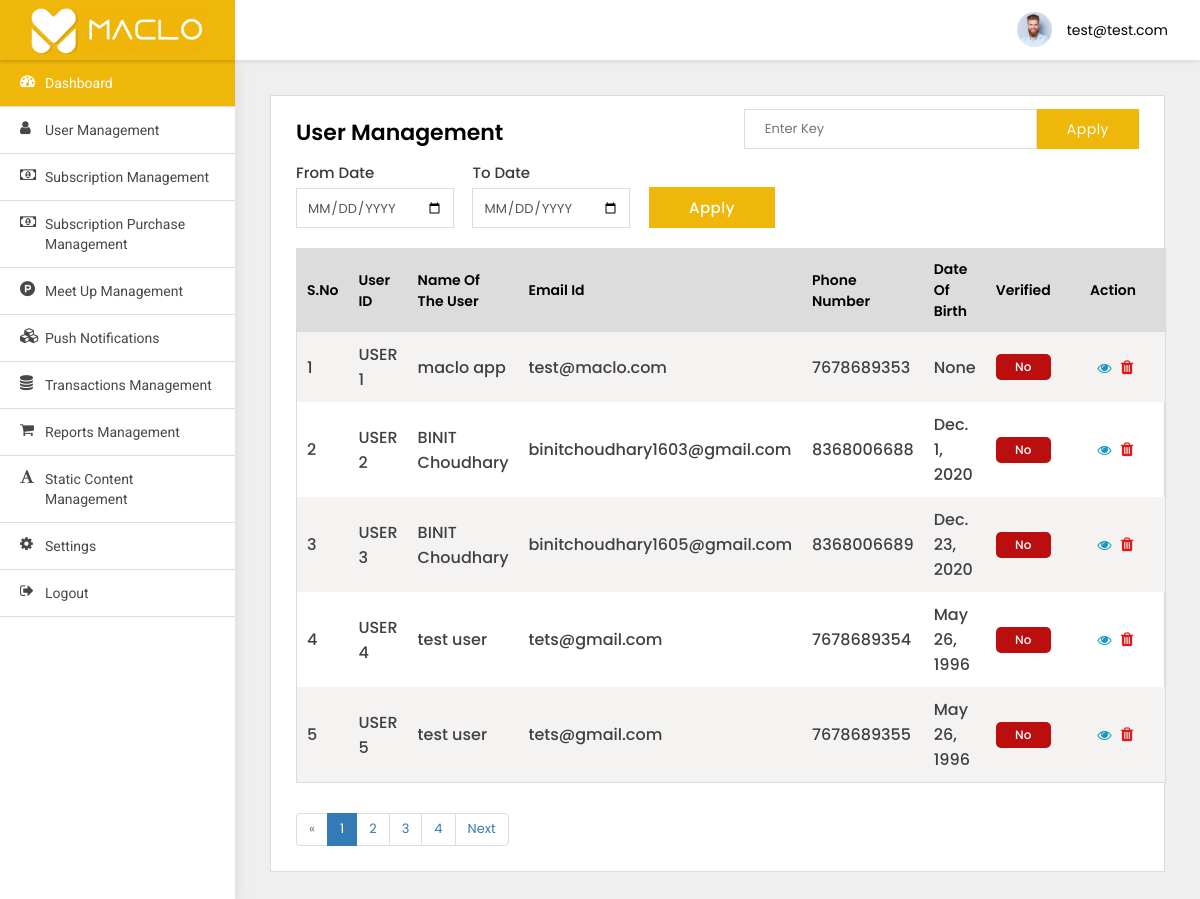
Page /adminpanel/users-list/ (signed in) on the earlier database version.
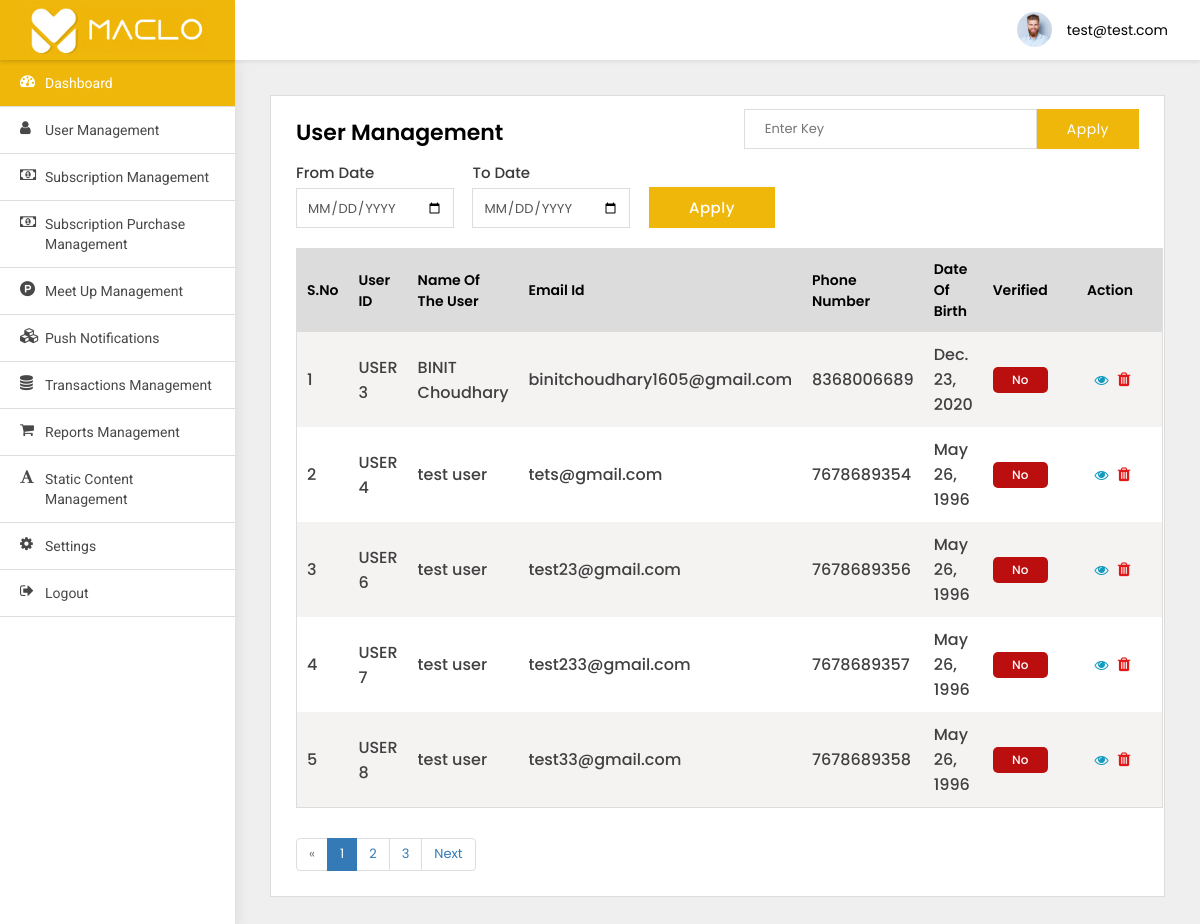
Same page on the later database version.
### adminpanel/models.py (models this page shows)
class User(AbstractBaseUser, PermissionsMixin):
    email = models.EmailField(max_length=255, unique=True)
    phone_number = models.BigIntegerField(blank=True, null=True)
    name = models.CharField(max_length=255)
    social_type = models.CharField(max_length=255)
    social_id = models.CharField(max_length=255)
    device_token = models.CharField(default='', null=True, blank=True, max_length=256)
    is_active = models.BooleanField(default=True)
    is_staff = models.BooleanField(default=False)
    objects = UserManager()
    USERNAME_FIELD = 'email'

### src/models.py (models this page shows)
class RegisterUser(models.Model):
    email = models.EmailField(default='test@maclo.com')
    phone_number = models.CharField(default='00000', max_length=13)
    first_name = models.CharField(default='maclo', max_length=100)
    last_name = models.CharField(default='app', max_length=100)
    gender = models.CharField(choices=GENDER, default='Male', max_length=20, null=True, blank=True)
    date_of_birth = models.DateField(null=True, blank=True)
    job_profile = models.CharField(max_length=100, null=True, blank=True)
    company_name = models.CharField(max_length=200, null=True, blank=True)
    qualification = models.CharField(
        default="Bachelor's", choices=QUALIFICATION, max_length=100, null=True, blank=True)
    relationship_status = models.CharField(
        default='Single', choices=RELATIONSHIP_STATUS, max_length=100, null=True, blank=True)
    height = models.IntegerField(null=True,blank=True)
    fav_quote = models.CharField(default='MY Fav QUOTE', max_length=1000)
    religion = models.CharField(default='atheist', max_length=100, null=True, blank=True)
    body_type = models.CharField(default='slim', max_length=100)
    zodiac_sign = models.CharField(default='', max_length=100)
    taste = models.CharField(default='', max_length=100)
    created_at = models.DateField(auto_now_add=True)
    verified = models.CharField(default='No', choices=BOOL_CHOICES, max_length=10)
    fb_signup = models.CharField(default='No', choices=BOOL_CHOICES, max_length=10)
    pic_1 = models.ImageField(upload_to='media', null=True, blank=True)
    pic_2 = models.ImageField(upload_to='media', null=True, blank=True)
    pic_3 = models.ImageField(upload_to='media', null=True, blank=True)
    pic_4 = models.ImageField(upload_to='media', null=True, blank=True)
    pic_5 = models.ImageField(upload_to='media', null=True, blank=True)
    pic_6 = models.ImageField(upload_to='media', null=True, blank=True)
    def __str__(self):
        return str(self.id)

### adminpanel/views.py (the view)
# urls.py: path('users-list/', UsersList.as_view(), name='users-list'),
class UsersList(LoginRequiredMixin, ListView):
    paginate_by = 5
    model = RegisterUser
    template_name = 'user-management.html'
    def get(self, request, *args, **kwargs):
        qs = self.request.GET.get('qs')
        if qs:
            search = RegisterUser.objects.filter(Q(first_name__icontains=qs) |
                                                 Q(last_name__icontains=qs) |
                                                 Q(email__icontains=qs) |
                                                 Q(phone_number__icontains=qs))
            search_count = len(search)
            context = {
                'search': search,
            }
            if search:
                messages.info(self.request, str(
                    search_count) + ' matches found')
                return render(self.request, 'user-management.html', context)
            else:
                messages.info(self.request, 'No results found')
                return render(self.request, 'user-management.html', context)
        else:
            users = RegisterUser.objects.all()
            myfilter = UserFilter(self.request.GET, queryset=users)
            users = myfilter.qs
            print(users)
            paginator = Paginator(users, self.paginate_by)
            page_number = self.request.GET.get('page')
            page_obj = paginator.get_page(page_number)
            context = {
                'object_list': users,
                'myfilter': myfilter,
                'pages': page_obj
            }
            return render(self.request, "user-management.html", context)

### adminpanel/templates/user-management.html (shortened to what this page needs)
{% extends 'base.html' %}
{% block body %}
<div class="WrapperArea">
    <div class="WrapperBox">
        <div class="Small-Wrapper">
            <div class="SearchBox">
                <form action="">
                    <input type="text" name="qs" placeholder="Enter Key">
                    <button>Apply</button>
                </form>
            </div>
            <h4 class="Title">User Management</h4>
            <div class="Filter">
                <form>
                    <div class="form-group">
                        <label>From Date</label>
                        <input type="date" name="from_date" class="form-control">
                    </div>
                    <div class="form-group">
                        <label>To Date</label>
                        <input type="date" name="to_date" class="form-control">
                    </div>
                    <div class="form-group">
                        <label>&nbsp;</label>
                        <button class="Button" type="submit">Apply</button>
                    </div>
                </form>
            </div>
            {% if search %}
            <div class="TableList">
                <table>
                    <thead>
                    <tr>
                        <th>S.No</th>
                        <th>User ID</th>
                        <th>Name of the user</th>
                        <th>Email id</th>
                        <th>Phone Number</th>
                        <th>Date of Birth</th>
                        <th>Verified</th>
                        <th>action</th>
                    </tr>
                    </thead>
                    <tbody>
                    {% for object in search %}
                    <tr>
                        <td>{{forloop.counter }}</td>
                        <td>USER {{object.id}}</td>
                        <td>{{object.first_name}} {{object.last_name}}</td>
                        <td>{{object.email}}</td>
                        <td>{{object.phone_number}}</td>
                        <td>{{object.date_of_birth}}</td>
                        <td><span class="red">{{object.verified}}</span></td>
                        <td>
                            <a class="Blue" href="{% url 'adminpanel:users-detail' object.id %}">
                                <i class="fa fa-eye"></i>
                            </a>
                            <button class="Red deleteButton" value="{{object.id}}" data-toggle="modal"
                                    data-target="#DeleteModal" style="border:none;box-shadow:none;
                                                                                background:transparent;outline:0;">
                                <i class="fa fa-trash"></i>
                            </button>
                        </td>
                    </tr>
                    {% endfor %}
                    </tbody>
                </table>
            </div>
            {% elif pages %}
            <div class="TableList">
                <table>
                    <thead>
                    <tr>
                        <th>S.No</th>
                        <th>User ID</th>
                        <th>Name of the user</th>
                        <th>Email id</th>
                        <th>Phone Number</th>
                        <th>Date of Birth</th>
                        <th>Verified</th>
                        <th>action</th>
                    </tr>
                    </thead>
                    <tbody>
                    {% for object in pages %}
                    <tr>
                        <td>{{forloop.counter }}</td>
                        <td>USER {{object.id}}</td>
                        <td>{{object.first_name}} {{object.last_name}}</td>
                        <td>{{object.email}}</td>
                        <td>{{object.phone_number}}</td>
                        <td>{{object.date_of_birth}}</td>
                        <td><span class="red">{{object.verified}}</span></td>
                        <td>
                            <a class="Blue" href="{% url 'adminpanel:users-detail' object.id %}">
                                <i class="fa fa-eye"></i>
                            </a>
                            <button class="Red deleteButton" value="{{object.id}}" data-toggle="modal"
                                    data-target="#DeleteModal" style="border:none;box-shadow:none;
                                                                                background:transparent;outline:0;">
                                <i class="fa fa-trash"></i>
                            </button>
                        </td>
                    </tr>
                    {% endfor %}
                    </tbody>
                </table>
            </div>
            {% endif %}
            {% if pages.has_other_pages %}
            <ul class="pagination">
                {% if pages.has_previous %}
                <li class="page-item"><a aria-label="Previous" class="page-link"
                                         href="?page={{ pages.previous_page_number }}">Previous</a></li>
                {% else %}
                <li class="page-item disabled"><span>&laquo;</span></li>
                {% endif %}
                {% for i in pages.paginator.page_range %}
                {% if pages.number == i %}
                <li class="page-item active"><span>{{ i }} <span class="sr-only">(current)</span></span></li>
                {% else %}
                <li class="page-item"><a class="page-link" href="?page={{ i }}">{{ i }}</a></li>
                {% endif %}
                {% endfor %}
                {% if pages.has_next %}
                <li class="page-item"><a aria-label="Next" class="page-link" href="?page={{ pages.next_page_number }}">Next</a>
                </li>
                {% else %}
                <li class="page-item disabled"><span>&raquo;</span></li>
                {% endif %}
            </ul>
            {% endif %}
        </div>
    </div>
</div>
{% endblock body %}

### adminpanel/templates/base.html (shortened to what this page needs)
{% load static %}
<html lang="en-us">
<head>
    <link type="text/css" rel="stylesheet" href="{% static 'adminpanel/css/style.css'%}">
</head>
<body>
<div class="Header">
    <div class="Logo">
        <img src="{% static 'adminpanel/images/Inner-Logo.png' %}">
    </div>
    <div class="Navigation">
        <div class="Avater">
            <a href="javascript:void(0);">
                <figure><img src="{% static 'adminpanel/images/profile.jpg' %}"></figure>
                {{user}} </a>
        </div>
    </div>
</div>
<div class="SidenavBar">
    <ul>
        <li class="active">
            <a href="{% url 'adminpanel:dashboard' %}">
                <span><i class="fa fa-tachometer"></i></span> Dashboard
            </a>
        </li>
        <li>
            <a href="{% url 'adminpanel:users-list' %}">
                <span><i class="fa fa-user"></i></span> User Management
            </a>
        </li>
        <li>
            <a href="Subscription-management.html">
                <span><i class="fa fa-money"></i></span> Subscription Management
            </a>
        </li>
        <li>
            <a href="Subscription-Purchase-management.html">
                <span><i class="fa fa-money"></i></span> Subscription Purchase Management
            </a>
        </li>
        <li>
            <a href="meet-management.html">
                <span><i class="fa fa-product-hunt"></i></span> Meet up Management
            </a>
        </li>
        <li>
            <a href="{% url 'adminpanel:send-notification' %}">
                <span><i class="fa fa-cubes"></i></span> Push Notifications
            </a>
        </li>
        <li>
            <a href="Transaction-management.html">
                <span><i class="fa fa-database"></i></span> Transactions Management
            </a>
        </li>
        <li>
            <a href="Report-management.html">
                <span><i class="fa fa-shopping-cart"></i></span> Reports Management
            </a>
        </li>
        <li>
            <a href="content-management.html">
                <span><i class="fa fa-font"></i></span> Static content Management
            </a>
        </li>
        <li>
            <a href="{% url 'adminpanel:change_password' %}">
                <span><i class="fa fa-cog"></i></span> Settings
            </a>
        </li>
        <li>
            <a href="{% url 'adminpanel:login' %}">
                <span><i class="fa fa-sign-out"></i></span> Logout
            </a>
        </li>
    </ul>
</div>
{% block body %}
{% endblock body %}
</body>
</html>

Differences in the rows shown:
removed RegisterUser: id "1", first_name "maclo", last_name "app", email "test@maclo.com", phone_number "7678689353", date_of_birth "None", verified "No"
removed RegisterUser: id "2", first_name "BINIT", last_name "Choudhary", email "binitchoudhary1603@gmail.com", phone_number "8368006688", date_of_birth "Dec. 1, 2020", verified "No"
removed RegisterUser: id "5", first_name "test", last_name "user", email "tets@gmail.com", phone_number "7678689355", date_of_birth "May 26, 1996", verified "No"
now on this page (row unchanged): RegisterUser: id "6", first_name "test", last_name "user", email "test23@gmail.com", phone_number "7678689356", date_of_birth "May 26, 1996", verified "No"
now on this page (row unchanged): RegisterUser: id "7", first_name "test", last_name "user", email "test233@gmail.com", phone_number "7678689357", date_of_birth "May 26, 1996", verified "No"
now on this page (row unchanged): RegisterUser: id "8", first_name "test", last_name "user", email "test33@gmail.com", phone_number "7678689358", date_of_birth "May 26, 1996", verified "No"
Other differences:
list line gone: "4"
